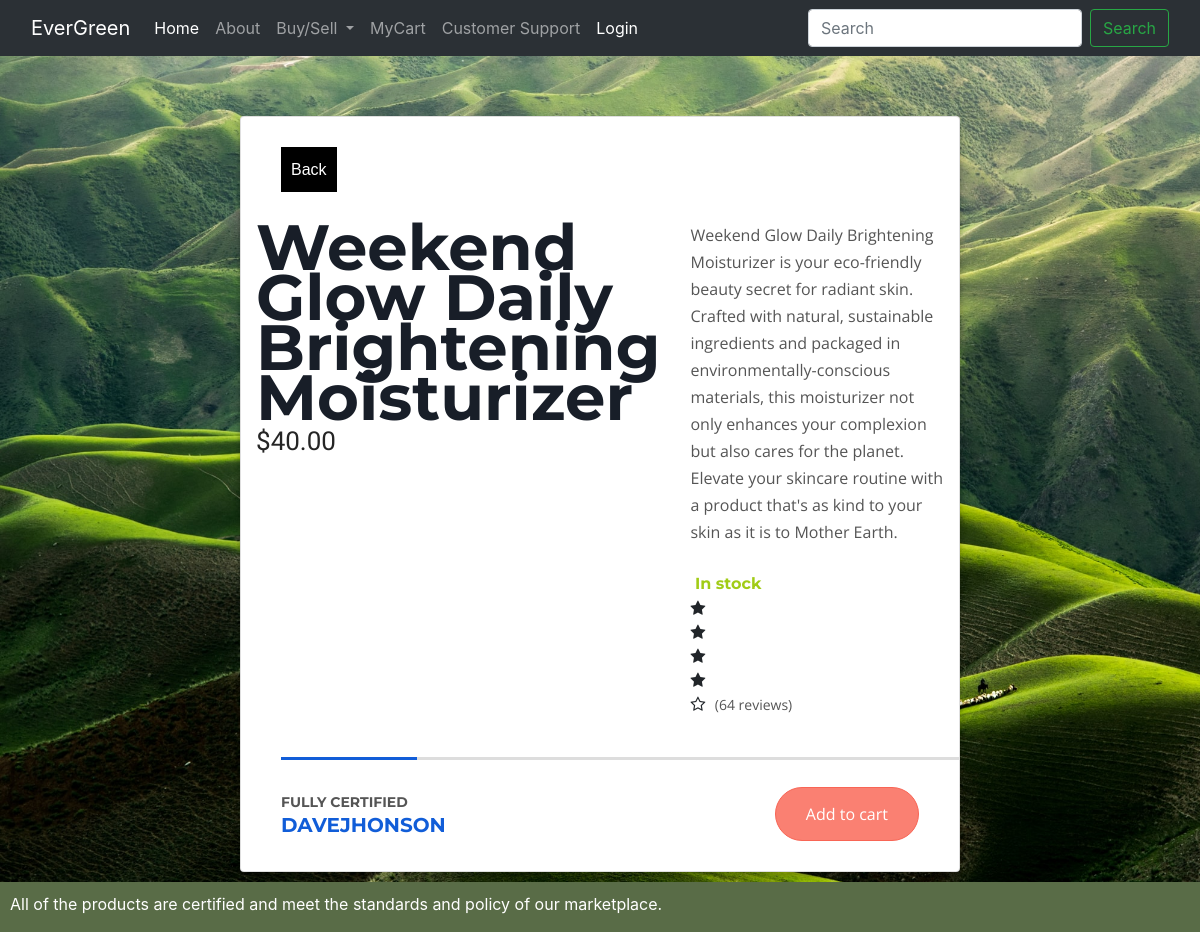
The app's page /product/4 with its own data.
### product/models.py (models this page shows, shortened)
class Product(models.Model):
  product_name = models.CharField(max_length=200)
  category = models.ForeignKey(Category , on_delete=models.CASCADE ,  null=True)
  seller = models.ForeignKey(User , on_delete= models.CASCADE)
  product_description = models.TextField(null=True)
  price = models.DecimalField(max_digits=10000 , decimal_places=2)
  product_image = models.ImageField(null = True)
  verification_doc = models.ImageField(null = True)
  is_approved = models.BooleanField(default=False)
  listed_at = models.DateField(auto_now_add=True)
  image_link = models.CharField(max_length=1000 , null=True)

### pages/views.py (the view)
# urls.py: path('product/<int:id>' , product_view , name='product'),
def product_view(request , id):
  obj = Product.objects.get(pk=id)
  content = {
    'obj': obj
  }
  return render(request , 'product.html' , content)

### templates/product.html (shortened to what this page needs)
{% extends 'base.html'%}
{% load static %}
{% block content %}
<link rel="stylesheet" href="{% static 'product.css'%}">
<main>
  <div class="card">
    <div class="card__title">
      <div class="icon">
        <a href="{% url 'home'%}">Back</a>{% csrf_token %}
      </div>
    </div>
    <div class="card__body">
      <div class="half">
        <div class="featured_text">
          <h1>{{obj.product_name}}</h1>
          <p class="price">${{obj.price}}</p>
        </div>
        <div class="image">
        </div>
      </div>
      <div class="half">
        <div class="description">
          <p>{{obj.product_description}}</p>
        </div>
        <span class="stock"> In stock</span>
        <div class="reviews">
          <ul class="stars">
            <li><i class="fa fa-star"></i></li>
            <li><i class="fa fa-star"></i></li>
            <li><i class="fa fa-star"></i></li>
            <li><i class="fa fa-star"></i></li>
            <li><i class="fa fa-star-o"></i></li>
          </ul>
          <span>(64 reviews)</span>
        </div>
      </div>
    </div>
    <div class="card__footer">
      <div class="recommend">
        <p>Fully Certified</p>
        <h3>{{obj.seller.username}}</h3>
      </div>
      <form method="post" action="{% url 'cart' obj.pk %}">{% csrf_token %}
        <div class="action">
          <button type="submit" style="float: right;" onclick="{additem()}">Add to cart</button>
        </div>
      </form>
    </div>
  </div>
</main>
</body>
{% endblock %}

### static/style.css (style rules this page uses)
body { background-image: url('./bg1.jpg'); background-size: cover; }

### static/product.css (style rules this page uses)
main { max-width: 720px; margin: 5% auto; }
.card { box-shadow: 0 6px 6px rgba(0, 0, 0, 0.3); transition: 200ms; background: #fff; }
.card__title { display: flex; align-items: center; padding: 30px 40px; }
.card__title .icon { flex-basis:auto; flex-grow:auto; flex-shrink:auto; background:black ; color:#fff ; padding :10px ; transition :200ms ; }
.card__title .icon > a { color:#fff ; font-style: normal; font-family: sans-serif; text-decoration: none; }
.card__body { padding :0px ; display:flex ; flex-flow :row nowrap ; margin-bottom :25px ; }
.card__body > .half { box-sizing:border-box ; padding :0px 15px ; flex-basis:auto; flex-grow:auto; flex-shrink:auto; }
.card__body .featured_text h1 { margin :0px ; padding:0px ; font-weight:bold ; font-family:"Montserrat", sans-serif; font-size: 64px ; line-height:50px ; color:#181e28 ; }
.card__body .featured_text p { margin:0px ; padding :0px ; }
.card__body .featured_text p.price { font-family:"Fjalla One", sans-serif; color:#252525 ; font-size:26px ; }
.card__body .image { padding-top :15px ; width :100% ; }
.card__body .description { margin-bottom :25px; }
.card__body .description p { margin :0; font-family:"Open Sans", sans-serif; font-weight:normal ; line-height:27px; font-size:16px ; color:#555; }
span.stock { font-family:"Montserrat", sans-serif; font-weight:bold ; color:#a1cc16; }
.reviews .stars { display:inline-block ; list-style:none ; padding :0 ; }
.reviews > span { font-family:"Open Sans", sans-serif; font-size:14px ; margin-left :5px ; color:#555; }
.card__footer { padding :30px 40px ; display:flex ; flex-flow:row nowrap ; align-items:center ; position:relative ; justify-content: space-between; }
.card__footer::before { content:"" ; position:absolute ; display:block ; top:0; left:40px; width:calc(100% - 40px); height:3px; background:#115dd8; background:linear-gradient(to right, #115dd8 0%, #115dd8 20%, #ddd 20%, #ddd 100%); }
.card__footer .recommend { flex-basis:auto; flex-grow:auto; flex-shrink:auto; }
.card__footer .recommend p { margin :0; font-family:"Montserrat", sans-serif; text-transform:uppercase ; font-weight:bold ; font-size:14px ; color:#555; }
.card__footer .recommend h3 { margin :0 ; font-size:20px ; font-family:"Montserrat", sans-serif; font-weight:bold ; text-transform:uppercase ; color:#115dd8; }
.card__footer .action button { cursor:pointer; border:1px solid #f86555; padding :14px 30px ; border-radius :200px; color:#fff; background: #FA8072; font-family:"Open Sans", sans-serif; font-size:16px ; transition :200ms; }

### templates/base.html (style rules this page uses)
body { min-height: 100vh; display: flex; flex-direction: column; }

### records on screen
Product: product_name "Weekend Glow Daily Brightening Moisturizer", price "40.00", product_description "Weekend Glow Daily Brightening Moisturizer is your eco-friendly beauty secret for radiant skin. Crafted with natural, sustainable ingredients and packaged in environmentally-conscious materials, this moisturizer not only enhances your complexion but also cares for the planet. Elevate your skincare routine with a product that's as kind to your skin as it is to Mother Earth.", seller.username "DAVEJHONSON"
